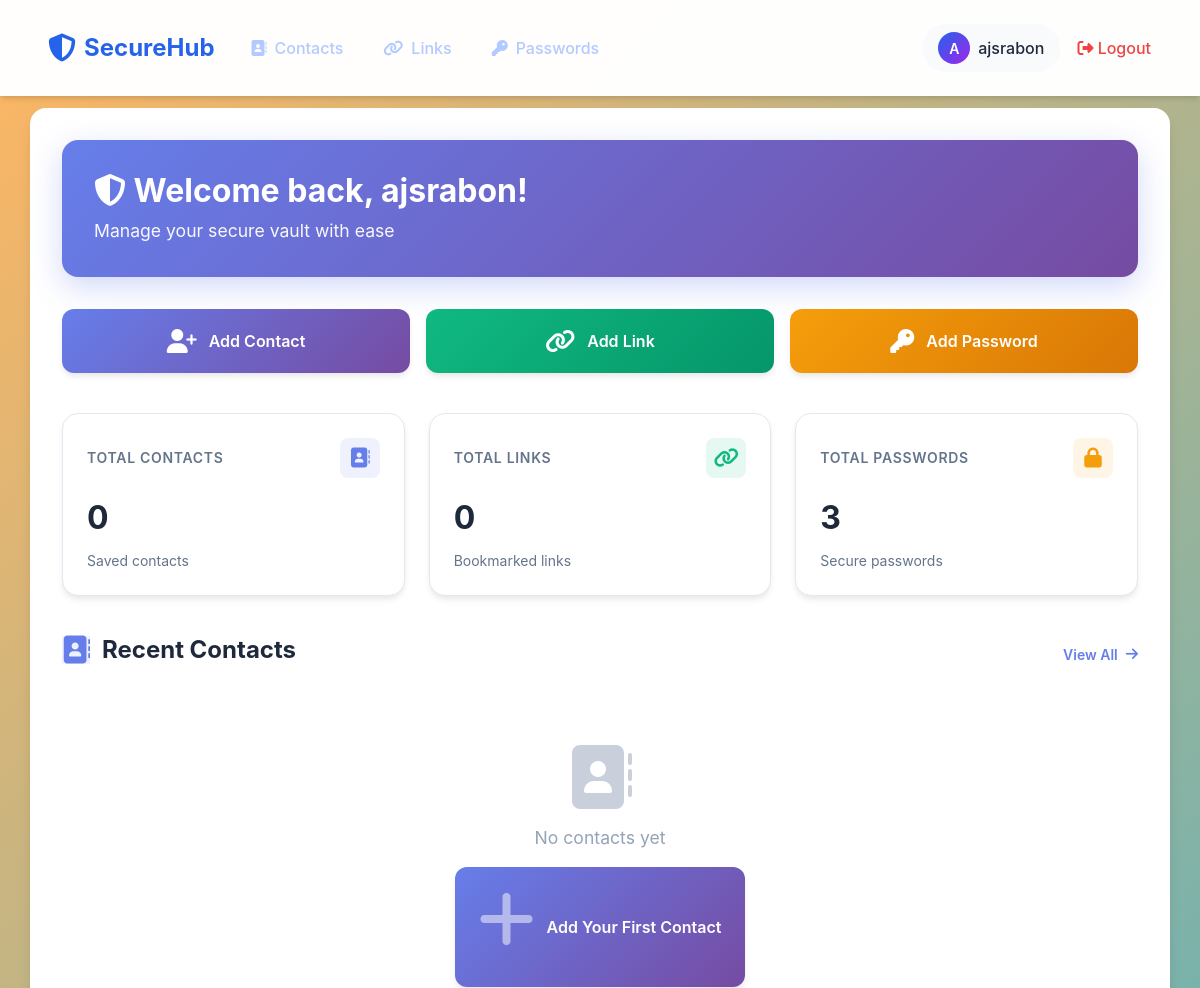
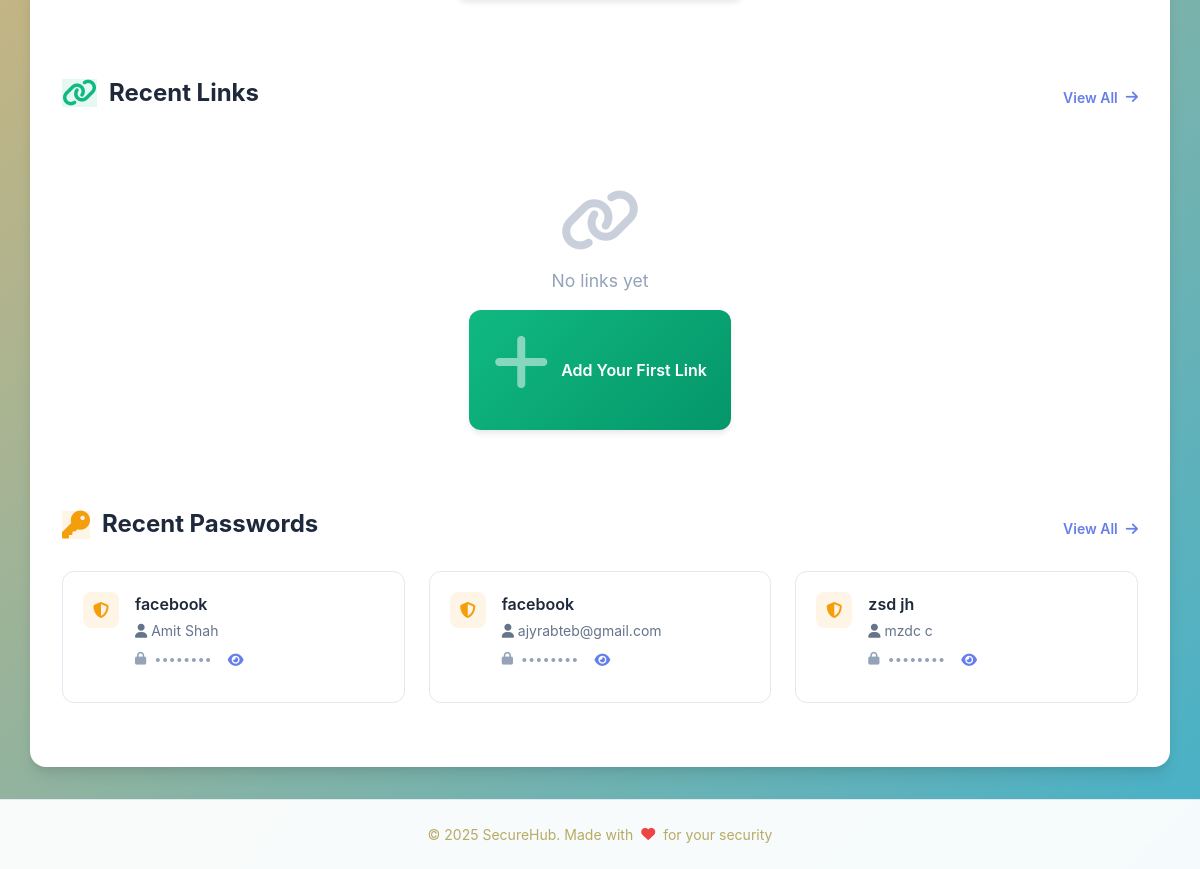
The app's page / (signed in) with its own data (2 pictures, top to bottom).
### vault/models.py (models this page shows, shortened)
class Password(models.Model):
    user = models.ForeignKey(User, on_delete=models.CASCADE, related_name='vault_passwords')
    service_name = models.CharField(max_length=100)
    username = models.CharField(max_length=100)
    password_encrypted = models.BinaryField()
    notes = models.TextField(blank=True, null=True)
    created_at = models.DateTimeField(auto_now_add=True)
    updated_at = models.DateTimeField(auto_now=True)

### vault/views.py (the view)
# urls.py: path('', views.home, name='home'),
@login_required
def home(request):
    recent_contacts = Contact.objects.filter(user=request.user).order_by('-id')[:5]
    recent_links = Link.objects.filter(user=request.user).order_by('-id')[:5]
    recent_passwords = Password.objects.filter(user=request.user).order_by('-id')[:5]
    for p in recent_passwords:
        try:
            p.password_decrypted = f.decrypt(p.password_encrypted).decode()
        except:
            p.password_decrypted = 'Error'
    context = {
        'contacts': recent_contacts,
        'links': recent_links,
        'passwords': recent_passwords
    }
    return render(request, 'vault/home.html', context)

### vault/templates/vault/home.html (shortened to what this page needs)
{% extends "vault/base.html" %}
{% block content %}
<div class="dashboard-header">
    <div class="welcome-section">
        <h2><i class="fas fa-shield-alt"></i> Welcome back, {{ request.user.username }}!</h2>
        <p>Manage your secure vault with ease</p>
    </div>
    <div class="quick-actions">
        <a href="{% url 'contact_add' %}" class="action-btn btn-contact">
            <i class="fas fa-user-plus"></i>
            <span>Add Contact</span>
        </a>
        <a href="{% url 'link_add' %}" class="action-btn btn-link1">
            <i class="fas fa-link"></i>
            <span>Add Link</span>
        </a>
        <a href="{% url 'password_add' %}" class="action-btn btn-password">
            <i class="fas fa-key"></i>
            <span>Add Password</span>
        </a>
    </div>
    <div class="stats-grid">
        <div class="stat-card">
            <div class="stat-header">
                <span class="stat-title">Total Contacts</span>
                <div class="stat-icon icon-contact">
                    <i class="fas fa-address-book"></i>
                </div>
            </div>
            <div class="stat-value">{{ contacts|length }}</div>
            <div class="stat-label">Saved contacts</div>
        </div>
        <div class="stat-card">
            <div class="stat-header">
                <span class="stat-title">Total Links</span>
                <div class="stat-icon icon-link">
                    <i class="fas fa-link"></i>
                </div>
            </div>
            <div class="stat-value">{{ links|length }}</div>
            <div class="stat-label">Bookmarked links</div>
        </div>
        <div class="stat-card">
            <div class="stat-header">
                <span class="stat-title">Total Passwords</span>
                <div class="stat-icon icon-password">
                    <i class="fas fa-lock"></i>
                </div>
            </div>
            <div class="stat-value">{{ passwords|length }}</div>
            <div class="stat-label">Secure passwords</div>
        </div>
    </div>
</div>
<div class="recent-section">
    <div class="section-header">
        <h3 class="section-title">
            <i class="fas fa-address-book icon-contact"></i>
            Recent Contacts
        </h3>
        <a href="{% url 'contact_list' %}" class="view-all-link">
            View All <i class="fas fa-arrow-right"></i>
        </a>
    </div>
    {% if contacts %}
    <div class="items-grid">
        {% for c in contacts|slice:":3" %}
        <div class="item-card">
            <div class="item-header">
                <div class="item-icon icon-contact">
                    <i class="fas fa-user"></i>
                </div>
                <div class="item-content">
                    <div class="item-title">{{ c.name }}</div>
                    <div class="item-subtitle">
                        <i class="fas fa-phone"></i> {{ c.phone }}
                    </div>
                    <div class="item-meta">
                        <i class="fas fa-envelope"></i> {{ c.email|truncatewords:3 }}
                    </div>
                </div>
            </div>
        </div>
        {% endfor %}
    </div>
    {% else %}
    <div class="empty-state">
        <i class="fas fa-address-book"></i>
        <p>No contacts yet</p>
        <a href="{% url 'contact_add' %}" class="action-btn btn-contact" style="display: inline-flex;">
            <i class="fas fa-plus"></i>
            <span>Add Your First Contact</span>
        </a>
    </div>
    {% endif %}
</div>
<div class="recent-section">
    <div class="section-header">
        <h3 class="section-title">
            <i class="fas fa-link icon-link"></i>
            Recent Links
        </h3>
        <a href="{% url 'link_list' %}" class="view-all-link">
            View All <i class="fas fa-arrow-right"></i>
        </a>
    </div>
    {% if links %}
    <div class="items-grid">
        {% for l in links|slice:":3" %}
        <div class="item-card">
            <div class="item-header">
                <div class="item-icon icon-link">
                    <i class="fas fa-bookmark"></i>
                </div>
                <div class="item-content">
                    <div class="item-title">{{ l.title }}</div>
                    <div class="item-subtitle">
                        <a href="{{ l.url }}" target="_blank" style="color: #667eea; text-decoration: none;">
                            <i class="fas fa-external-link-alt"></i> {{ l.url|truncatewords:4 }}
                        </a>
                    </div>
                    <div class="item-meta">
                        <i class="fas fa-tag"></i> {{ l.category|default:"Uncategorized" }}
                    </div>
                </div>
            </div>
        </div>
        {% endfor %}
    </div>
    {% else %}
    <div class="empty-state">
        <i class="fas fa-link"></i>
        <p>No links yet</p>
        <a href="{% url 'link_add' %}" class="action-btn btn-link1" style="display: inline-flex;">
            <i class="fas fa-plus"></i>
            <span>Add Your First Link</span>
        </a>
    </div>
    {% endif %}
</div>
<div class="recent-section">
    <div class="section-header">
        <h3 class="section-title">
            <i class="fas fa-key icon-password"></i>
            Recent Passwords
        </h3>
        <a href="{% url 'password_list' %}" class="view-all-link">
            View All <i class="fas fa-arrow-right"></i>
        </a>
    </div>
    {% if passwords %}
    <div class="items-grid">
        {% for p in passwords|slice:":3" %}
        <div class="item-card">
            <div class="item-header">
                <div class="item-icon icon-password">
                    <i class="fas fa-shield-alt"></i>
                </div>
                <div class="item-content">
                    <div class="item-title">{{ p.service_name }}</div>
                    <div class="item-subtitle">
                        <i class="fas fa-user"></i> {{ p.username }}
                    </div>
                    <div class="item-meta">
                        <i class="fas fa-lock"></i>
                        <span class="password-hidden" id="pwd-{{ forloop.counter }}">••••••••</span>
                        <button class="password-toggle"
                            onclick="togglePassword({{ forloop.counter }}, '{{ p.password_decrypted }}')">
                            <i class="fas fa-eye" id="icon-{{ forloop.counter }}"></i>
                        </button>
                    </div>
                </div>
            </div>
        </div>
        {% endfor %}
    </div>
    {% endif %}
</div>
{% endblock %}

### vault/templates/vault/base.html (shortened to what this page needs)
{% load static %}
<!DOCTYPE html>
<html lang="en">
<head>
  <link href="https://cdn.jsdelivr.net/npm/bootstrap@5.3.0/dist/css/bootstrap.min.css" rel="stylesheet">
  <link rel="stylesheet" href="https://cdnjs.cloudflare.com/ajax/libs/font-awesome/6.4.0/css/all.min.css">
</head>
<body>
  <nav class="navbar navbar-expand-lg fixed-top">
    <div class="container-fluid px-3 px-lg-5">
      <a class="navbar-brand" href="{% url 'home' %}">
        <i class="fas fa-shield-alt"></i>
        SecureHub
      </a>
      <div class="collapse navbar-collapse" id="navbarNav">
        <ul class="navbar-nav me-auto mb-2 mb-lg-0">
          <li class="nav-item">
            <a class="nav-link" href="{% url 'contact_list' %}">
              <i class="fas fa-address-book"></i>Contacts
            </a>
          </li>
          <li class="nav-item">
            <a class="nav-link" href="{% url 'link_list' %}">
              <i class="fas fa-link"></i>Links
            </a>
          </li>
          <li class="nav-item">
            <a class="nav-link" href="{% url 'password_list' %}">
              <i class="fas fa-key"></i>Passwords
            </a>
          </li>
        </ul>
        <div class="navbar-text">
          {% if request.user.is_authenticated %}
          <div class="user-info">
            <div class="user-avatar">{{ request.user.username|slice:":1"|upper }}</div>
            <span>{{ request.user.username }}</span>
          </div>
          <form method="post" action="{% url 'logout' %}" style="display:inline;">
            <button type="submit" class="btn btn-link p-0 m-0">
              <i class="fas fa-sign-out-alt"></i> Logout
            </button>
          </form>
          {% else %}
          <div class="auth-links">
            <a href="{% url 'login' %}"><i class="fas fa-sign-in-alt"></i> Login</a>
            <span>|</span>
            <a href="{% url 'signup' %}"><i class="fas fa-user-plus"></i> Signup</a>
          </div>
          {% endif %}
        </div>
      </div>
    </div>
  </nav>
  <div class="container">
    {% block content %}{% endblock %}
  </div>
  <footer>
      <small>
        &copy; {{ year|default:2025 }} SecureHub. Made with <i class="fas fa-heart"></i> for your security
      </small>
  </footer>
</body>
</html>

### vault/templates/vault/base.html (style rules this page uses)
:root { --primary-color: #2563eb; --primary-dark: #9f25eb; --secondary-color: #b8aa65; --success-color: #10b981; --danger-color: #ef4444; --light-bg: #f8fafc; --dark-text: #1e293b; --border-color: #e2e8f0; }
* { margin: 0; padding: 0; box-sizing: border-box; }
body { font-family: 'Inter', -apple-system, BlinkMacSystemFont, 'Segoe UI', Roboto, sans-serif; color: var(--dark-text); background: linear-gradient(135deg, #ffb662 0%, #45b1c9 100%); min-height: 100vh; padding-top: 76px; }
.navbar { background: rgba(255, 255, 255, 0.98) !important; backdrop-filter: blur(10px); box-shadow: 0 4px 6px -1px rgba(0, 0, 0, 0.1), 0 2px 4px -1px rgba(0, 0, 0, 0.06); padding: 1rem 0; transition: all 0.3s ease; }
.navbar-brand { font-size: 1.5rem; font-weight: 700; color: var(--primary-color) !important; display: flex; align-items: center; gap: 0.5rem; }
.navbar-brand i { font-size: 1.75rem; }
.nav-link { color: rgb(178, 202, 255); font-weight: 500; padding: 0.5rem 1rem !important; margin: 0 0.25rem; border-radius: 0.5rem; transition: all 0.3s ease; position: relative; }
.nav-link i { margin-right: 0.5rem; }
.navbar-text { display: flex; align-items: center; gap: 1rem; color: var(--dark-text); font-weight: 500; }
.user-info { display: flex; align-items: center; gap: 0.5rem; padding: 0.5rem 1rem; background: var(--light-bg); border-radius: 2rem; }
.user-avatar { width: 32px; height: 32px; border-radius: 50%; background: linear-gradient(135deg, var(--primary-color), var(--primary-dark)); display: flex; align-items: center; justify-content: center; color: white; font-weight: 600; font-size: 0.875rem; }
.btn-link { color: var(--danger-color) !important; text-decoration: none; font-weight: 500; transition: all 0.3s ease; }
.container { background: white; border-radius: 1rem; padding: 2rem; margin-top: 2rem; margin-bottom: 2rem; box-shadow: 0 10px 15px -3px rgba(0, 0, 0, 0.1), 0 4px 6px -2px rgba(0, 0, 0, 0.05); min-height: calc(100vh - 250px); }
footer { background: rgba(255, 255, 255, 0.95); backdrop-filter: blur(10px); padding: 1.5rem 0; text-align: center; border-top: 1px solid var(--border-color); margin-top: auto; }
footer small { color: var(--secondary-color); display: flex; align-items: center; justify-content: center; gap: 0.5rem; }
footer i { color: var(--danger-color); animation: heartbeat 1.5s ease-in-out infinite; }
html { scroll-behavior: smooth; }

### records on screen
Password: service_name "facebook", username "Amit Shah"
Password: service_name "facebook", username "ajyrabteb@gmail.com"
Password: service_name "zsd jh", username "mzdc c"

### other values on screen
{{ request.user.username|slice:":1"|upper }} "A"
{{ request.user.username }} "ajsrabon"
{{ contacts|length }} "0"
{{ links|length }} "0"
{{ passwords|length }} "3"
{{ year|default:2025 }} "2025"
